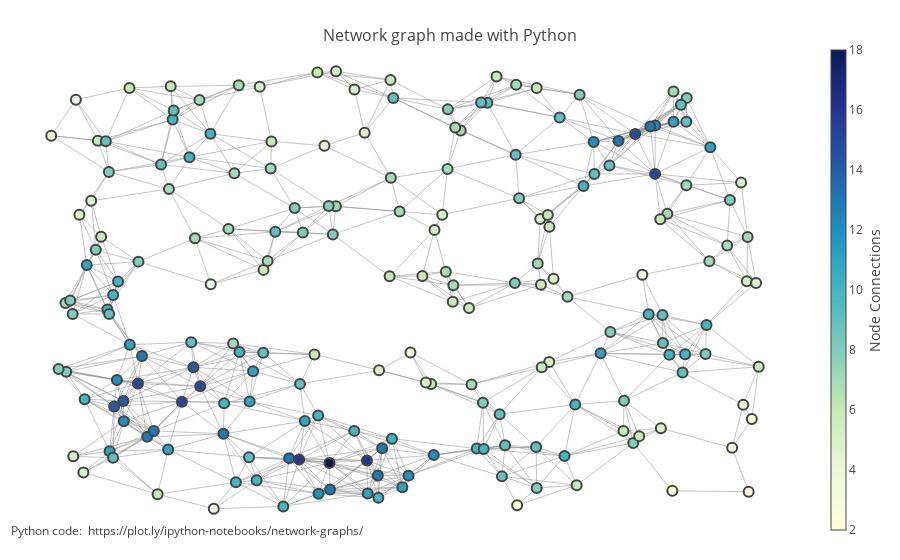

The notebook cell saved with this chart:
### Code cell
fig = go.Figure(data=[edge_trace, node_trace],
             layout=go.Layout(
                title='<br>Network graph made with Python',
                titlefont=dict(size=16),
                showlegend=False,
                hovermode='closest',
                margin=dict(b=20,l=5,r=5,t=40),
                annotations=[ dict(
                    text="Python code: <a href='https://plot.ly/ipython-notebooks/network-graphs/'> https://plot.ly/ipython-notebooks/network-graphs/</a>",
                    showarrow=False,
                    xref="paper", yref="paper",
                    x=0.005, y=-0.002 ) ],
                xaxis=dict(showgrid=False, zeroline=False, showticklabels=False),
                yaxis=dict(showgrid=False, zeroline=False, showticklabels=False)))

iplot(fig, filename='networkx')

### Figure 1 — Plotly figure (JSON) as saved in the notebook; plotly's stock layout.template omitted (floating-point values rounded to 4 significant figures; data arrays with more than 128 entries replaced by an {"elided": "..."} marker saying what was removed)
{"data": [{"hoverinfo": "none", "line": {"color": "#888", "width": 0.5}, "mode": "lines", "type": "scatter", "uid": "0fa47e4b-4f0c-433c-89ac-66d44a1d2ba3", "x": {"elided": "2511 float values"}, "y": {"elided": "2511 float values"}}, {"hoverinfo": "text", "marker": {"color": {"elided": "200 int values"}, "colorbar": {"thickness": 15, "title": "Node Connections", "titleside": "right", "xanchor": "left"}, "colorscale": "YlGnBu", "line": {"width": 2}, "reversescale": true, "showscale": true, "size": 10}, "mode": "markers", "text": {"elided": "200 str values"}, "type": "scatter", "uid": "7585dc26-d4a5-48aa-aca0-1de081857bb1", "x": {"elided": "200 float values"}, "y": {"elided": "200 float values"}}], "layout": {"annotations": [{"showarrow": false, "text": "Python code: <a href='https://plot.ly/ipython-notebooks/network-graphs/'> https://plot.ly/ipython-notebooks/network-graphs/</a>", "x": 0.005, "xref": "paper", "y": -0.002, "yref": "paper"}], "hovermode": "closest", "margin": {"b": 20, "l": 5, "r": 5, "t": 40}, "showlegend": false, "title": "<br>Network graph made with Python", "titlefont": {"size": 16}, "xaxis": {"showgrid": false, "showticklabels": false, "zeroline": false}, "yaxis": {"showgrid": false, "showticklabels": false, "zeroline": false}}}
